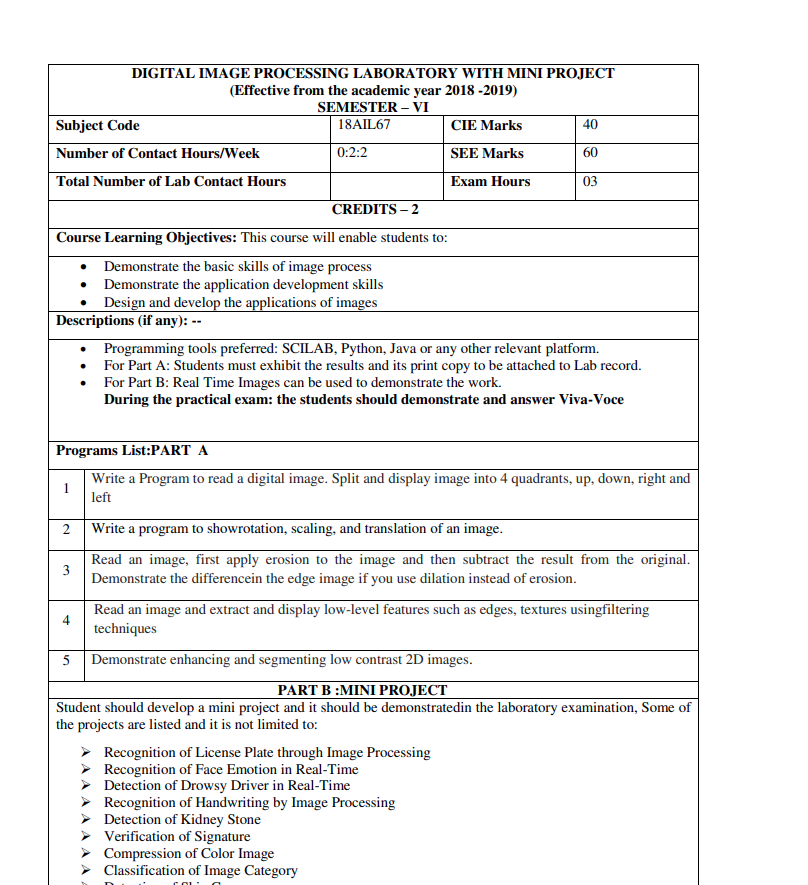
%> input picture lab questions.png, 808 x 885 px
$ octave prog4.m   (GNU Octave 9; MATLAB toolbox functions it lacks are replaced by stand-ins)
%> lines starting %> are read from the running program, lines starting %| are printed output that depends on the picture; in (x1, y1, x2, y2) boxes, pixels count from 0 and x2, y2 are one past the last pixel; in counts of white or black regions, pixels touching at a corner belong together; the program's own positions count from 1
clc;
close all;
%not a full program - still need an update
[file,path] = uigetfile('*.jpg');
%> the answer given: ../lab questions.png
k = imread([path,file]);
%> k is the input picture: size 885x808x3 uint8; mean R, G, B 239.2, 239.1, 239.3
imshow(k),title('original image');

k = rgb2gray(k);
%> k: size 885x808 uint8

k1=edge(k,"prewitt");
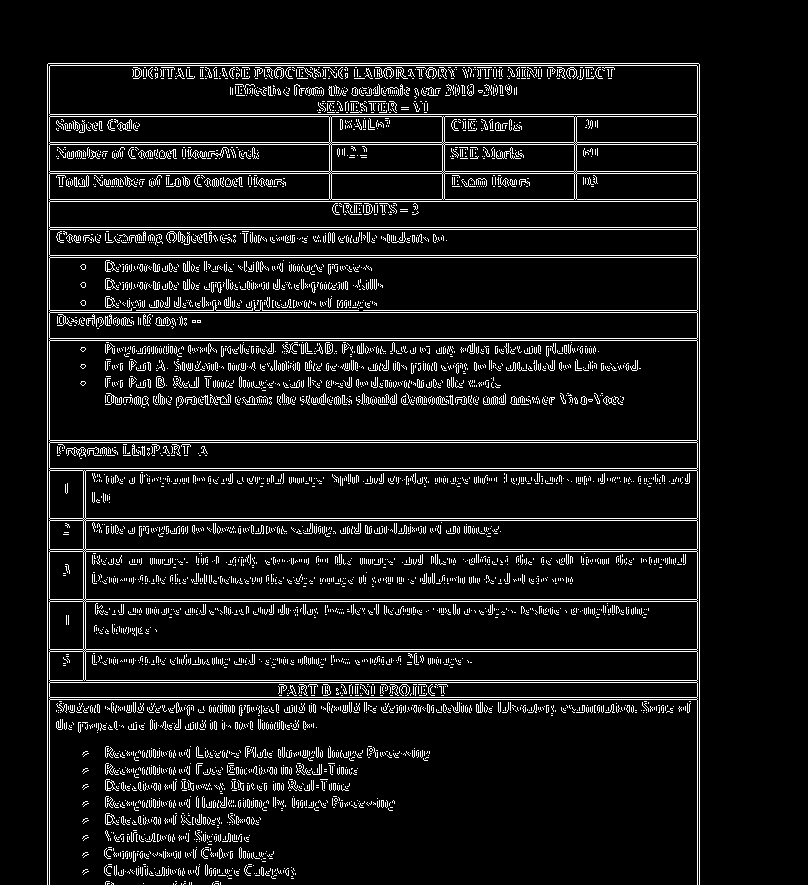
%> k1: size 885x808 logical; 7.9% white in thin lines or dots, all inside (x1, y1, x2, y2) = (47, 63, 700, 885)
k2=edge(k,"Canny");
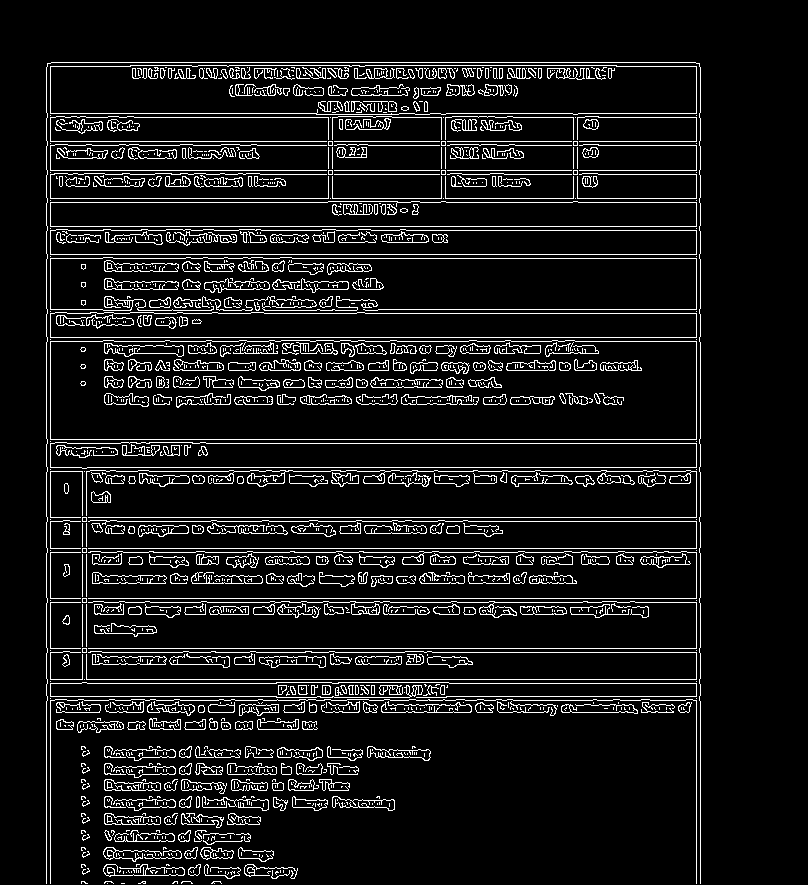
%> k2: size 885x808 logical; 8.8% white in thin lines or dots, all inside (x1, y1, x2, y2) = (46, 62, 701, 884)
figure,
imshowpair(k1,k2,'montage'),title('prewitt filtering, canny filtering');
%> after `imshowpair(k1,k2,'montage')`:
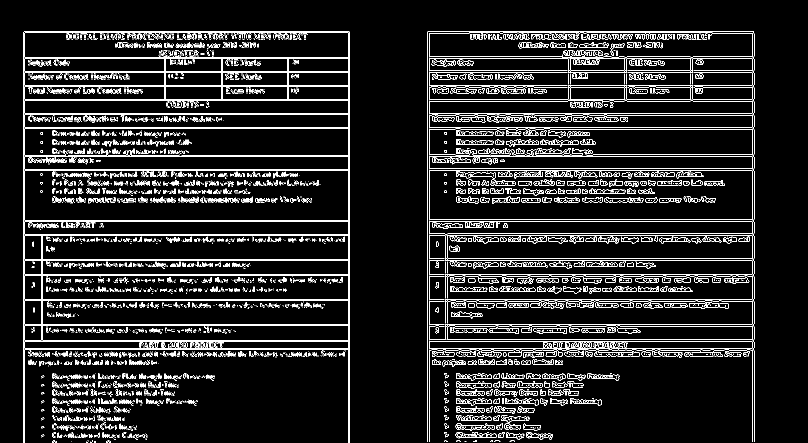
%> displayed picture: size 885x1616, on the screen's scale of 0 to 255 (shown at 1/2 size); 8.4% white in thin lines or dots, all inside (x1, y1, x2, y2) = (47, 62, 1509, 885)
